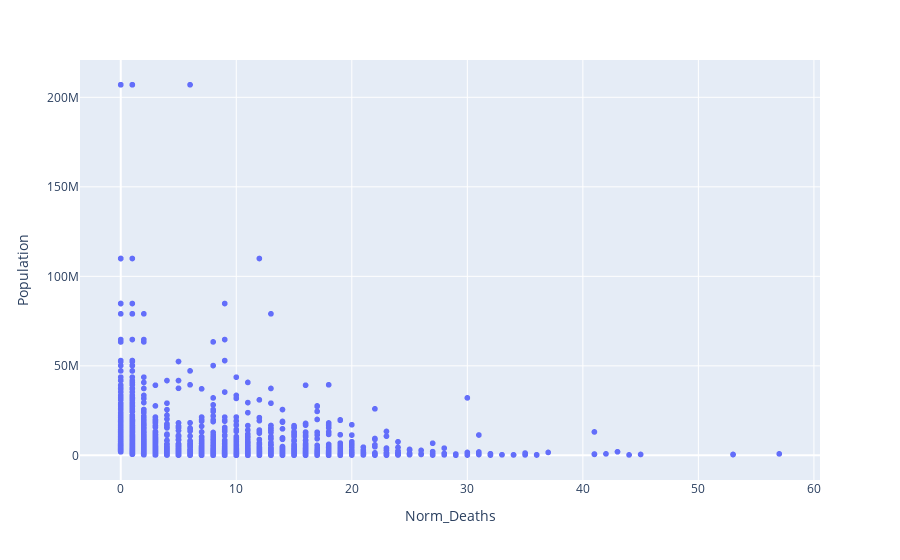

The cell this chart's notebook holds for it:
### Markdown cell above
### Plotting Normalized Mortality against Population

### Code cell
fig = px.scatter(df_superdataset, x="Norm_Deaths", y="Population")
fig.show()

### Figure 1 — Plotly figure (JSON) as saved in the notebook; plotly's stock layout.template omitted (floating-point values rounded to 4 significant figures; data arrays with more than 128 entries replaced by an {"elided": "..."} marker saying what was removed)
{"data": [{"hovertemplate": "Norm_Deaths=%{x}<br>Population=%{y}<extra></extra>", "legendgroup": "", "marker": {"color": "#636efa", "symbol": "circle"}, "mode": "markers", "name": "", "showlegend": false, "type": "scattergl", "x": {"elided": "5538 int values"}, "xaxis": "x", "y": {"elided": "5538 int values"}, "yaxis": "y"}], "layout": {"legend": {"tracegroupgap": 0}, "margin": {"t": 60}, "xaxis": {"anchor": "y", "domain": [0, 1], "title": {"text": "Norm_Deaths"}}, "yaxis": {"anchor": "x", "domain": [0, 1], "title": {"text": "Population"}}}}
